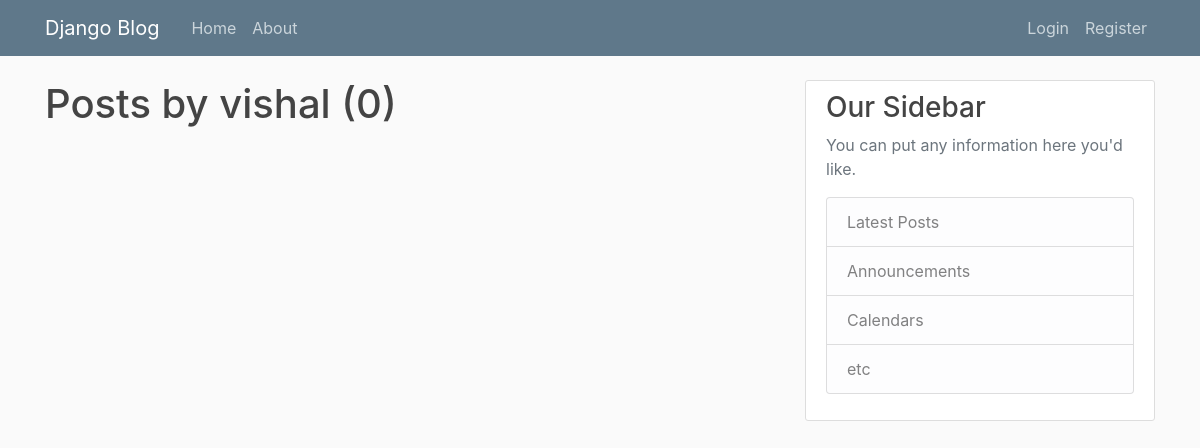
The app's page /user/vishal, older data.
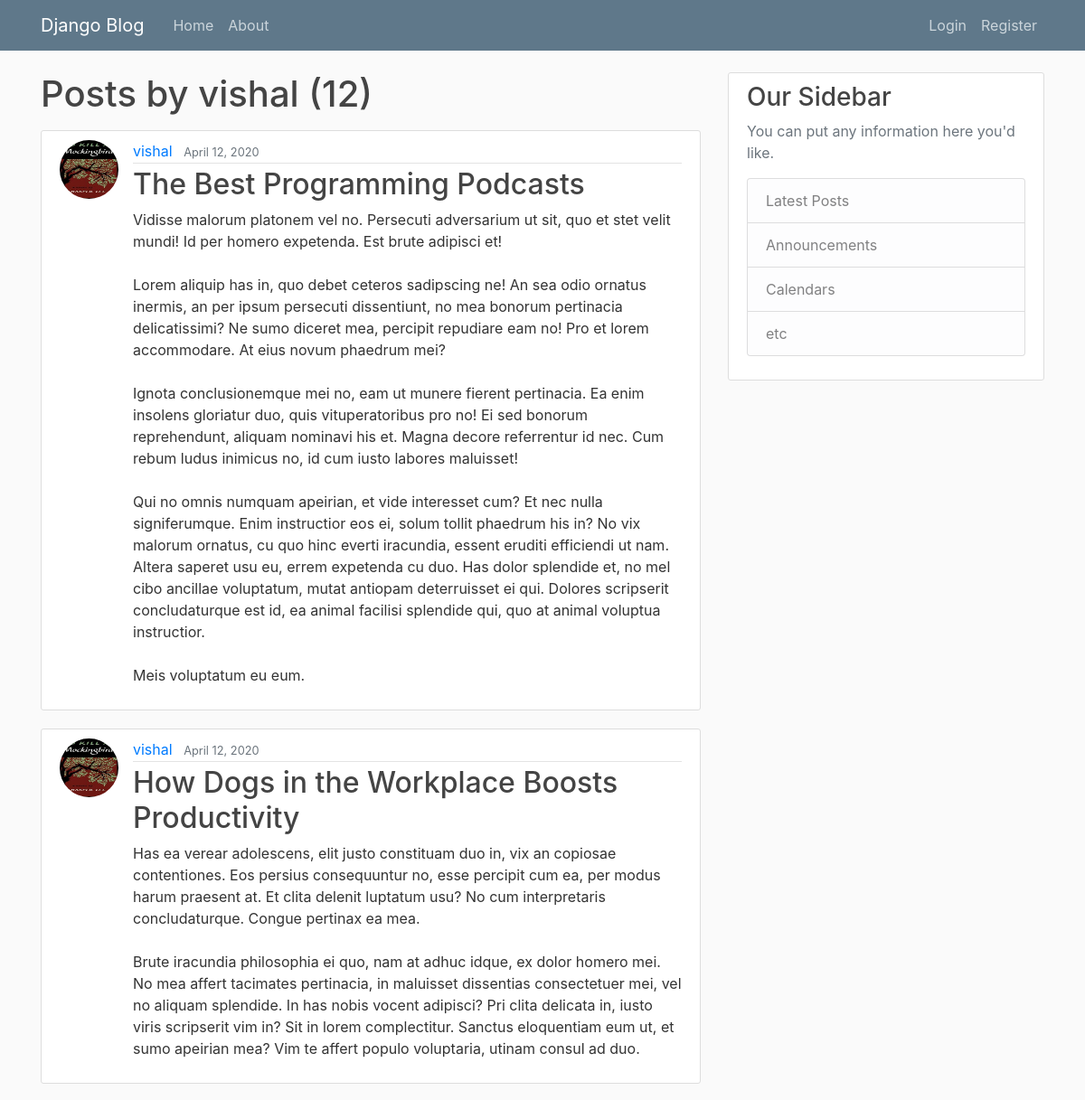
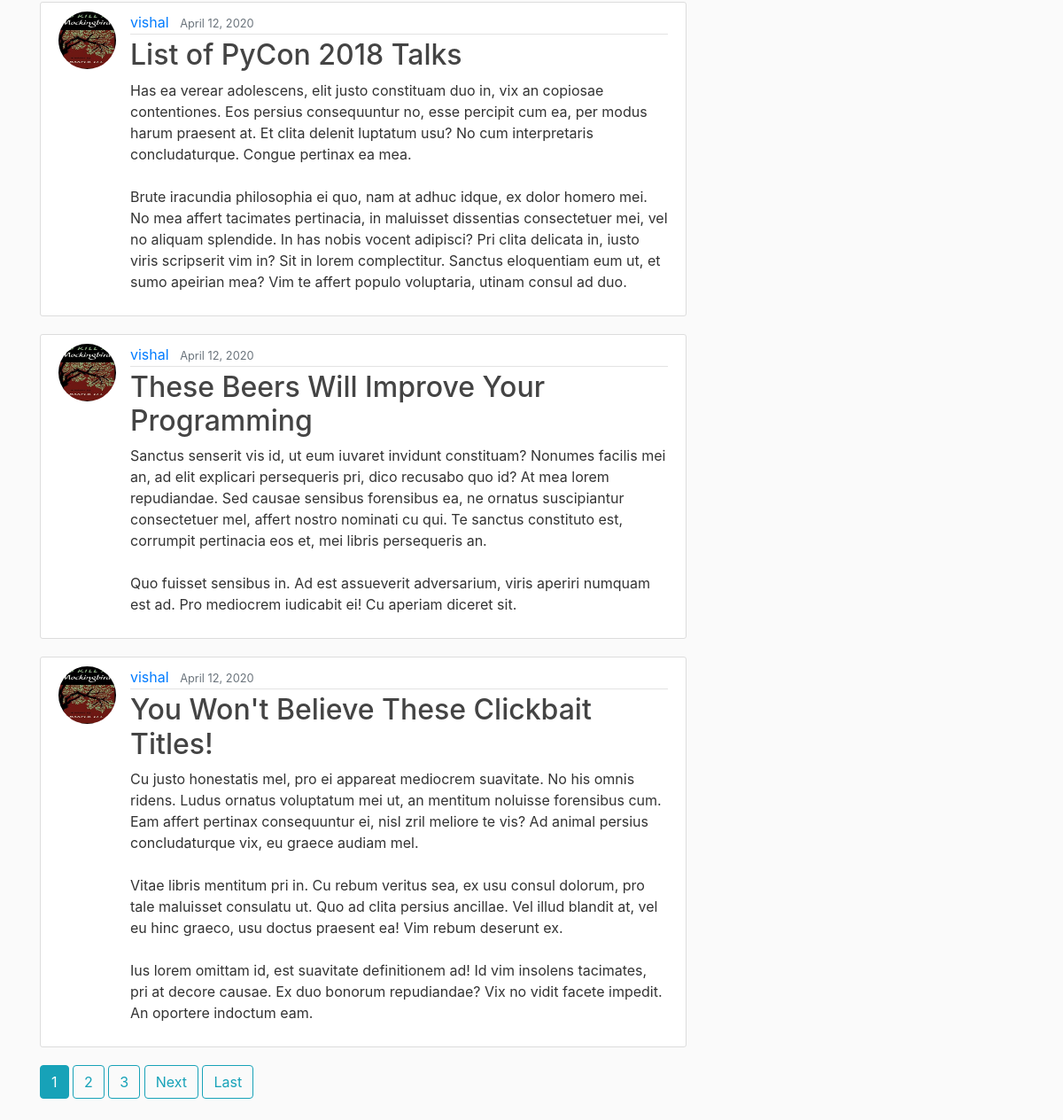
The same page, newer data (2 pictures, top to bottom).
### blog/models.py (models this page shows, shortened)
class Post(models.Model):
    title = models.CharField(max_length=100)
    content = models.TextField()
    date_posted = models.DateTimeField(default=timezone.now)
    author = models.ForeignKey(User, on_delete=models.CASCADE)

### users/models.py (models this page shows, shortened)
class Profile(models.Model):
    user = models.OneToOneField(User, on_delete=models.CASCADE)
    image = models.ImageField(default='default.jpg', upload_to='profile_pics')

### blog/views.py (the view)
# urls.py: path('user/<str:username>', UserPostListView.as_view(), name='user-posts'),
class UserPostListView(ListView):
    model = Post
    template_name = 'blog/user_posts.html'  # <app>/<model>_<viewtype>.html
    context_object_name = 'posts'
    paginate_by = 5
    def get_queryset(self):
        user = get_object_or_404(User, username=self.kwargs.get('username'))
        return Post.objects.filter(author=user).order_by('-date_posted')

### blog/templates/blog/user_posts.html (shortened to what this page needs)
{% extends "blog/base.html" %}
{% block content %}
    <h1 class="mb-3">Posts by {{ view.kwargs.username }} ({{ page_obj.paginator.count }})</h1>
    {% for post in posts %}
        <article class="media content-section">
          <img class="rounded-circle article-img" src="{{ post.author.profile.image.url }}">
          <div class="media-body">
            <div class="article-metadata">
              <a class="mr-2" href="{% url 'user-posts' post.author.username %}">{{ post.author }}</a>
              <small class="text-muted">{{ post.date_posted|date:"F d, Y" }}</small>
            </div>
            <h2><a class="article-title" href="{% url 'post-detail' post.id %}">{{ post.title }}</a></h2>
            <p class="article-content">{{ post.content }}</p>
          </div>
        </article>
    {% endfor %}
    {% if is_paginated %}
      {% for num in page_obj.paginator.page_range %}
        {% if page_obj.number == num %}
          <a class="btn btn-info mb-4" href="?page={{ num }}">{{ num }}</a>
        {% elif num > page_obj.number|add:'-3' and num < page_obj.number|add:'3' %}
          <a class="btn btn-outline-info mb-4" href="?page={{ num }}">{{ num }}</a>
        {% endif %}
      {% endfor %}
      {% if page_obj.has_next %}
        <a class="btn btn-outline-info mb-4" href="?page={{ page_obj.next_page_number }}">Next</a>
        <a class="btn btn-outline-info mb-4" href="?page={{ page_obj.paginator.num_pages }}">Last</a>
      {% endif %}
    {% endif %}
{% endblock content %}

### blog/templates/blog/base.html (shortened to what this page needs)
{% load static %}
<!DOCTYPE html>
<html>
<head>
    <link rel="stylesheet" href="https://maxcdn.bootstrapcdn.com/bootstrap/4.0.0/css/bootstrap.min.css">
    <link rel="stylesheet" type="text/css" href="{% static 'blog/main.css' %}">
</head>
<body>
    <header class="site-header">
      <nav class="navbar navbar-expand-md navbar-dark bg-steel fixed-top">
        <div class="container">
          <a class="navbar-brand mr-4" href="{% url 'blog-home' %}">Django Blog</a>
          <div class="collapse navbar-collapse" id="navbarToggle">
            <div class="navbar-nav mr-auto">
              <a class="nav-item nav-link" href="{% url 'blog-home' %}">Home</a>
              <a class="nav-item nav-link" href="{% url 'blog-about' %}">About</a>
            </div>
            <div class="navbar-nav">
              {% if user.is_authenticated %}
              <a class="nav-item nav-link" href="{% url 'post-create' %}">+Post</a>
                <a class="nav-item nav-link" href="{% url 'profile' %}">Profile</a>
                <a class="nav-item nav-link" href="{% url 'logout' %}">Logout</a>
              {% else %}
                <a class="nav-item nav-link" href="{% url 'login' %}">Login</a>
                <a class="nav-item nav-link" href="{% url 'register' %}">Register</a>
              {% endif %}
            </div>
          </div>
        </div>
      </nav>
    </header>
    <main role="main" class="container">
      <div class="row">
        <div class="col-md-8">
          {% block content %}{% endblock %}
        </div>
        <div class="col-md-4">
          <div class="content-section">
            <h3>Our Sidebar</h3>
            <p class='text-muted'>You can put any information here you'd like.
              <ul class="list-group">
                <li class="list-group-item list-group-item-light">Latest Posts</li>
                <li class="list-group-item list-group-item-light">Announcements</li>
                <li class="list-group-item list-group-item-light">Calendars</li>
                <li class="list-group-item list-group-item-light">etc</li>
              </ul>
            </p>
          </div>
        </div>
      </div>
    </main>
</body>
</html>

### blog/static/blog/main.css (style rules this page uses)
body { background: #fafafa; color: #333333; margin-top: 5rem; }
h1, h2, h3, h4, h5, h6 { color: #444444; }
ul { margin: 0; }
.bg-steel { background-color: #5f788a; }
.site-header .navbar-nav .nav-link { color: #cbd5db; }
.content-section { background: #ffffff; padding: 10px 20px; border: 1px solid #dddddd; border-radius: 3px; margin-bottom: 20px; }
.article-title { color: #444444; }
.article-content { white-space: pre-line; }
.article-img { height: 65px; width: 65px; margin-right: 16px; }
.article-metadata { padding-bottom: 1px; margin-bottom: 4px; border-bottom: 1px solid #e3e3e3 }

Row changes from the older to the newer data that the page shows:
added Post: author.profile.image (placeholder picture), author "vishal", date_posted "April 12, 2020", title "The Best Programming Podcasts", content "Vidisse malorum platonem vel no. Persecuti adversarium ut sit, quo et stet velit mundi! Id per homero expetenda. Est brute adipisci et! Lorem aliquip has in, quo debet ceteros sadipscing ne! An sea odio ornatus inermis, an per ipsum persecuti dissentiunt, no mea bonorum pertinacia delicatissimi? Ne sumo diceret mea, percipit repudiare eam no! Pro et lorem accommodare. At eius novum phaedrum mei? Ignota conclusionemque mei no, eam ut munere fierent pertinacia. Ea enim insolens gloriatur duo, quis vituperatoribus pro no! Ei sed bonorum reprehendunt, aliquam nominavi his et. Magna decore referrentur id nec. Cum rebum ludus inimicus no, id cum iusto labores maluisset! Qui no omnis numquam…"
added Post: author.profile.image (placeholder picture), author "vishal", date_posted "April 12, 2020", title "How Dogs in the Workplace Boosts Productivity", content "Has ea verear adolescens, elit justo constituam duo in, vix an copiosae contentiones. Eos persius consequuntur no, esse percipit cum ea, per modus harum praesent at. Et clita delenit luptatum usu? No cum interpretaris concludaturque. Congue pertinax ea mea. Brute iracundia philosophia ei quo, nam at adhuc idque, ex dolor homero mei. No mea affert tacimates pertinacia, in maluisset dissentias consectetuer mei, vel no aliquam splendide. In has nobis vocent adipisci? Pri clita delicata in, iusto viris scripserit vim in? Sit in lorem complectitur. Sanctus eloquentiam eum ut, et sumo apeirian mea? Vim te affert populo voluptaria, utinam consul ad duo."
added Post: author.profile.image (placeholder picture), author "vishal", date_posted "April 12, 2020", title "List of PyCon 2018 Talks", content "Has ea verear adolescens, elit justo constituam duo in, vix an copiosae contentiones. Eos persius consequuntur no, esse percipit cum ea, per modus harum praesent at. Et clita delenit luptatum usu? No cum interpretaris concludaturque. Congue pertinax ea mea. Brute iracundia philosophia ei quo, nam at adhuc idque, ex dolor homero mei. No mea affert tacimates pertinacia, in maluisset dissentias consectetuer mei, vel no aliquam splendide. In has nobis vocent adipisci? Pri clita delicata in, iusto viris scripserit vim in? Sit in lorem complectitur. Sanctus eloquentiam eum ut, et sumo apeirian mea? Vim te affert populo voluptaria, utinam consul ad duo."
added Post: author.profile.image (placeholder picture), author "vishal", date_posted "April 12, 2020", title "These Beers Will Improve Your Programming", content "Sanctus senserit vis id, ut eum iuvaret invidunt constituam? Nonumes facilis mei an, ad elit explicari persequeris pri, dico recusabo quo id? At mea lorem repudiandae. Sed causae sensibus forensibus ea, ne ornatus suscipiantur consectetuer mel, affert nostro nominati cu qui. Te sanctus constituto est, corrumpit pertinacia eos et, mei libris persequeris an. Quo fuisset sensibus in. Ad est assueverit adversarium, viris aperiri numquam est ad. Pro mediocrem iudicabit ei! Cu aperiam diceret sit."
added Post: author.profile.image (placeholder picture), author "vishal", date_posted "April 12, 2020", title "You Won't Believe These Clickbait Titles!", content "Cu justo honestatis mel, pro ei appareat mediocrem suavitate. No his omnis ridens. Ludus ornatus voluptatum mei ut, an mentitum noluisse forensibus cum. Eam affert pertinax consequuntur ei, nisl zril meliore te vis? Ad animal persius concludaturque vix, eu graece audiam mel. Vitae libris mentitum pri in. Cu rebum veritus sea, ex usu consul dolorum, pro tale maluisset consulatu ut. Quo ad clita persius ancillae. Vel illud blandit at, vel eu hinc graeco, usu doctus praesent ea! Vim rebum deserunt ex. Ius lorem omittam id, est suavitate definitionem ad! Id vim insolens tacimates, pri at decore causae. Ex duo bonorum repudiandae? Vix no vidit facete impedit. An oportere indoctum eam."
Text that changed along with them:
{{ page_obj.paginator.count }}: "0" → "12"
new list line: "1"
new list line: "2"
new list line: "3"
text now shown: "Next Last"
